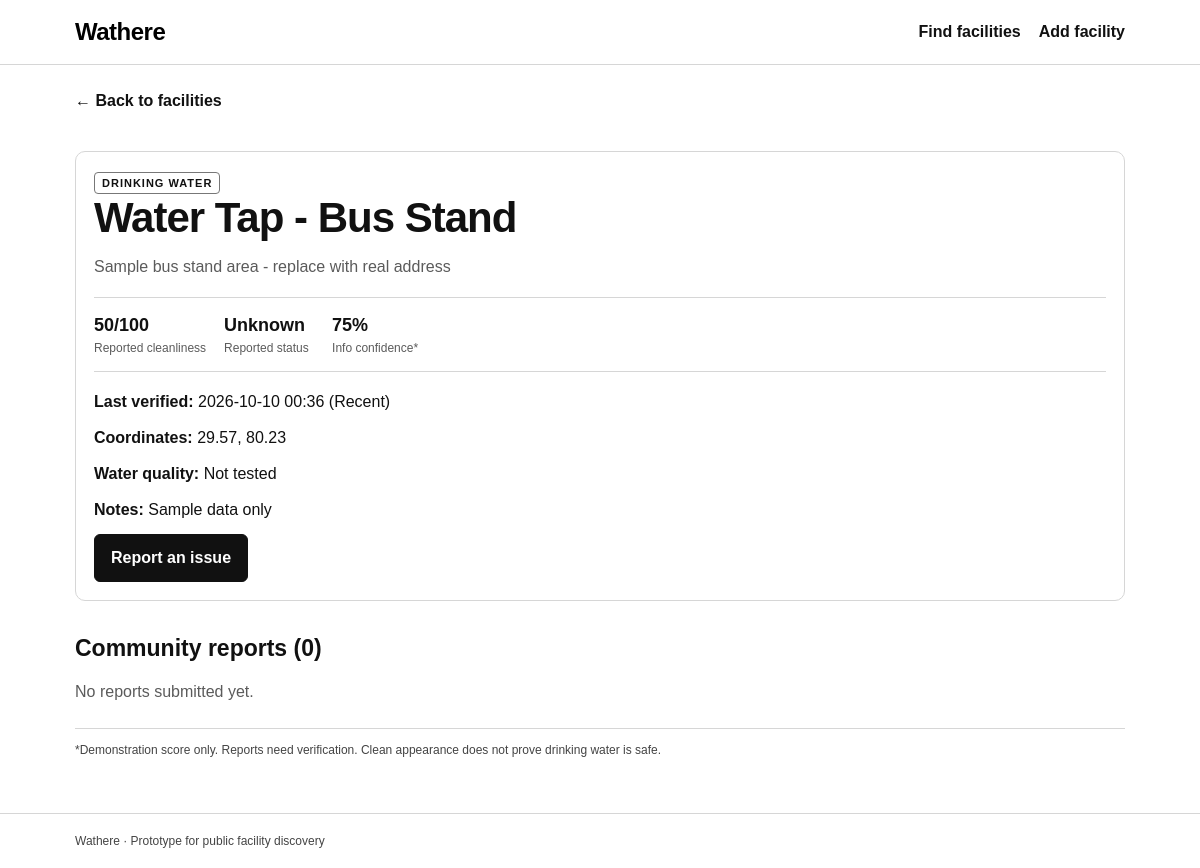
Page /facility/3 on the committed database.
### tables this page shows
CREATE TABLE facilities (
                id INTEGER PRIMARY KEY AUTOINCREMENT,
                name TEXT NOT NULL,
                facility_type TEXT NOT NULL,
                address TEXT NOT NULL,
                latitude REAL NOT NULL,
                longitude REAL NOT NULL,
                operational_status TEXT NOT NULL DEFAULT 'Unknown',
                cleanliness_score INTEGER NOT NULL DEFAULT 50,
                water_quality TEXT NOT NULL DEFAULT 'Not tested',
                last_verified TEXT NOT NULL,
                notes TEXT DEFAULT ''
            );

### app.py (the view)
@app.route("/facility/<int:facility_id>")
def facility_detail(facility_id):
    with connect_db() as conn:
        facility = conn.execute("SELECT * FROM facilities WHERE id = ?", (facility_id,)).fetchone()
        reports = conn.execute(
            "SELECT * FROM reports WHERE facility_id = ? ORDER BY id DESC", (facility_id,)
        ).fetchall()
    if not facility:
        flash("Facility not found.", "error")
        return redirect(url_for("index"))
    report_count = len(reports)
    item = dict(facility)
    item["freshness"] = freshness_label(item["last_verified"])
    item["confidence"] = confidence_score(item, report_count)
    return render_template("facility.html", facility=item, reports=reports)

### app.py (called while the page is built)
def connect_db():
    conn = sqlite3.connect(DB_PATH)
    conn.row_factory = sqlite3.Row
    return conn

def freshness_label(last_verified):
    try:
        dt = datetime.strptime(last_verified, "%Y-%m-%d %H:%M")
        age = datetime.now() - dt
        if age <= timedelta(hours=24):
            return "Recent"
        if age <= timedelta(days=7):
            return "A few days old"
        return "Outdated"
    except ValueError:
        return "Unknown"

def confidence_score(facility, report_count):
    freshness = freshness_label(facility["last_verified"])
    score = 45
    if freshness == "Recent":
        score += 30
    elif freshness == "A few days old":
        score += 15
    score += min(report_count * 5, 15)
    if facility["operational_status"] != "Unknown":
        score += 10
    return min(score, 100)

### templates/facility.html
{% extends "base.html" %}
{% block content %}
<a class="back" href="{{ url_for('index') }}">← Back to facilities</a>
<article class="detail-card">
  <span class="type-tag">{{ "DRINKING WATER" if facility.facility_type == "Water" else "PUBLIC TOILET" }}</span>
  <h1>{{ facility.name }}</h1>
  <p class="muted">{{ facility.address }}</p>
  <div class="metrics">
    <div><strong>{{ facility.cleanliness_score }}/100</strong><span>Reported cleanliness</span></div>
    <div><strong>{{ facility.operational_status }}</strong><span>Reported status</span></div>
    <div><strong>{{ facility.confidence }}%</strong><span>Info confidence*</span></div>
  </div>
  <p><b>Last verified:</b> {{ facility.last_verified }} ({{ facility.freshness }})</p>
  <p><b>Coordinates:</b> {{ facility.latitude }}, {{ facility.longitude }}</p>
  {% if facility.facility_type == "Water" %}<p><b>Water quality:</b> {{ facility.water_quality }}</p>{% endif %}
  {% if facility.notes %}<p><b>Notes:</b> {{ facility.notes }}</p>{% endif %}
  <a class="button" href="{{ url_for('report_issue', facility_id=facility.id) }}">Report an issue</a>
</article>
<section class="reports">
  <h2>Community reports ({{ reports|length }})</h2>
  {% for r in reports %}
    <article class="report">
      <b>{{ r.issue_type }}</b><span class="small">{{ r.created_at }}</span>
      <p>{{ r.description }}</p>
      {% if r.image_filename %}<p><a href="{{ url_for('static', filename='../uploads/' + r.image_filename) }}">Uploaded image filename: {{ r.image_filename }}</a></p>{% endif %}
    </article>
  {% else %}
    <p class="muted">No reports submitted yet.</p>
  {% endfor %}
</section>
<p class="disclaimer">*Demonstration score only. Reports need verification. Clean appearance does not prove drinking water is safe.</p>
{% endblock %}

### static/style.css (style rules this page uses)
:root { color-scheme: light; --ink:#111; --muted:#5b5b5b; --line:#d6d6d6; --soft:#f5f5f5; }
* { box-sizing: border-box; }
body { margin:0; font-family: Arial, Helvetica, sans-serif; color:var(--ink); background:#fff; line-height:1.5; }
nav a, .section-heading a, .text-link, .back { color:#111; font-weight:700; text-decoration:none; }
.eyebrow, .type-tag { font-size:11px; font-weight:800; letter-spacing:1px; }
h1 { font-size:clamp(28px, 5vw, 42px); line-height:1.12; margin:0 0 14px; letter-spacing:-1px; }
h2 { font-size:23px; margin:0 0 14px; }
p { margin:8px 0 12px; }
.muted, .small { color:var(--muted); }
button, .button { border:1px solid #111; background:#111; color:#fff; border-radius:6px; padding:11px 16px; font:inherit; font-weight:700; cursor:pointer; text-decoration:none; display:inline-block; }
.card, .detail-card, .form-card, .report { border:1px solid var(--line); border-radius:10px; padding:18px; background:#fff; }
.type-tag { border:1px solid #777; padding:4px 7px; border-radius:4px; }
.metrics { display:flex; gap:18px; flex-wrap:wrap; margin:18px 0; padding:14px 0; border-top:1px solid var(--line); border-bottom:1px solid var(--line); }
.metrics div { display:flex; flex-direction:column; min-width:90px; }
.metrics strong { font-size:18px; }
.metrics span { font-size:12px; color:var(--muted); }
.disclaimer { border-top:1px solid var(--line); margin-top:24px; padding-top:12px; font-size:12px; color:#444; }
.detail-card { margin-top:20px; }
.reports { margin-top:30px; }
.back { display:inline-block; margin-bottom:18px; }

### rows in the picture
facilities: facility_type "DRINKING WATER", name "Water Tap - Bus Stand", address "Sample bus stand area - replace with real address", cleanliness_score "50", operational_status "Unknown", last_verified "2026-10-10 00:36", latitude "29.57", longitude "80.23", water_quality "Not tested", notes "Sample data only"

### other values in the picture
{{ facility.confidence }} "75"
{{ facility.freshness }} "Recent"
{{ reports|length }} "0"
